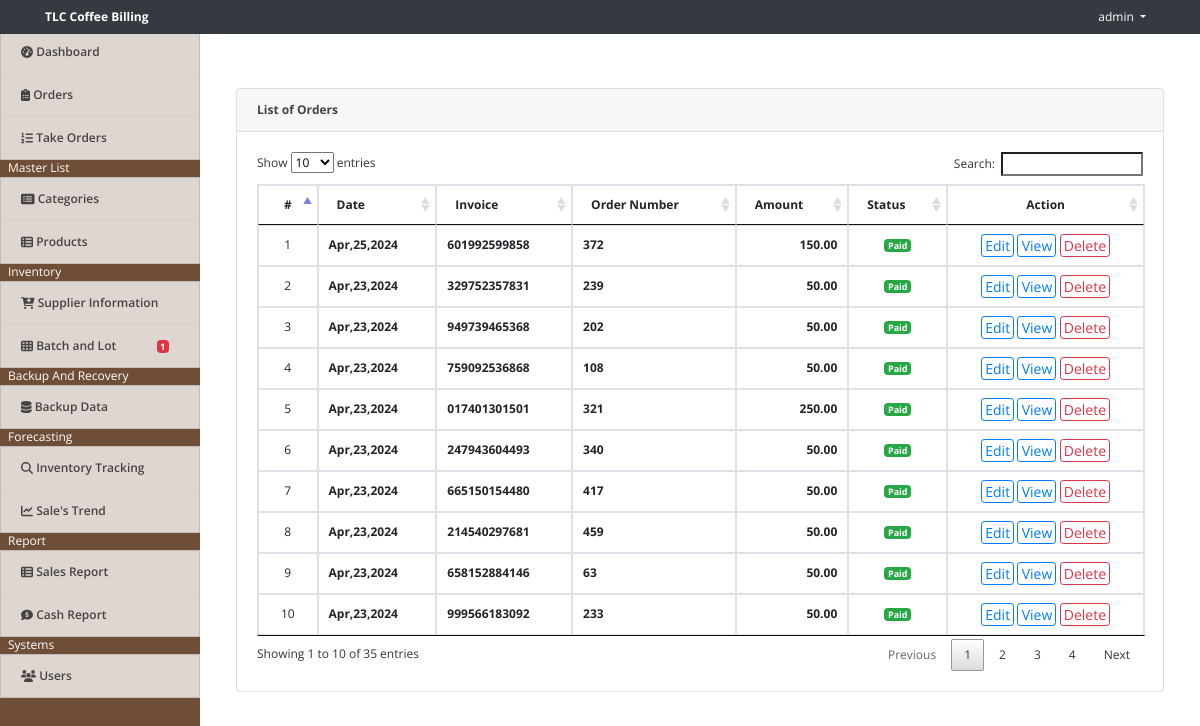
The page /index.php?page=orders (signed in) on the database its author committed.
### tables this page shows
CREATE TABLE `orders` (
  `id` int(11) NOT NULL,
  `ref_no` varchar(50) NOT NULL,
  `total_amount` float NOT NULL,
  `amount_tendered` float NOT NULL,
  `order_number` int(30) NOT NULL,
  `date_created` datetime NOT NULL DEFAULT current_timestamp()
);

### orders.php (the view, shortened to what this page needs)
<?php include('db_connect.php');?>
<div class="container-fluid">
    <div class="col-lg-12">
        <div class="row">
            <div class="col-md-12">
                <div class="card">
                    <div class="card-header">
                        <b>List of Orders</b>
                    </div>
                    <div class="card-body">
                        <table class="table table-condensed table-bordered table-hover">
                            <thead>
                                <tr>
                                    <th class="text-center">#</th>
                                    <th class="">Date</th>
                                    <th class="">Invoice</th>
                                    <th class="">Order Number</th>
                                    <th class="">Amount</th>
                                    <th class="">Status</th>
                                    <th class="text-center">Action</th>
                                </tr>
                            </thead>
                            <tbody>
                                <?php
                                $i = 1;
                                $order = $conn->query("SELECT * FROM orders ORDER BY unix_timestamp(date_created) DESC");
                                while($row = $order->fetch_assoc()):
                                    ?>
                                    <tr>
                                        <td class="text-center"><?php echo $i++ ?></td>
                                        <td>
                                            <p> <b><?php echo date("M,d,Y",strtotime($row['date_created'])) ?></b></p>
                                        </td>
                                        <td>
                                            <p> <b><?php echo $row['ref_no'] ? $row['ref_no'] : 'N/A' ?></b></p>
                                        </td>
                                        <td>
                                            <p> <b><?php echo $row['order_number'] ?></b></p>
                                        </td>
                                        <td>
                                            <p class="text-right"> <b><?php echo number_format($row['total_amount'],2) ?></b></p>
                                        </td>
                                        <td class="text-center">
                                            <?php if($row['amount_tendered'] > 1): ?>
                                                <span class="badge badge-success">Paid</span>
                                            <?php else: ?>
                                                <span class="badge badge-primary">Unpaid</span>
                                            <?php endif; ?>
                                        </td>
                                        <td class="text-center">
                                            <button class="btn btn-sm btn-outline-primary" type="button" onclick="location.href='billing/index.php?id=<?php echo $row['id']?>'" data-id="<?php echo $row['id']?>">Edit</button>
                                            <button class="btn btn-sm btn-outline-primary view_order" type="button" data-id="<?php echo $row['id'] ?>">View</button>
                                            <button class="btn btn-sm btn-outline-danger delete_order" type="button" data-id="<?php echo $row['id'] ?>">Delete</button>
                                        </td>
                                    </tr>
                                <?php endwhile; ?>
                            </tbody>
                        </table>
                    </div>
                </div>
            </div>
        </div>
    </div>
</div>

### index.php (shortened to what this page needs)
<!DOCTYPE html>
<html lang="en">
<head>
<?php
 include('./header.php');
 ?>
</head>
<body>
  <?php include 'topbar.php' ?>
  <?php include 'navbar.php' ?>
  <main id="view-panel" >
      <?php $page = isset($_GET['page']) ? $_GET['page'] :'home'; ?>
    <?php include $page.'.php' ?>
  </main>
</body>
</html>

### header.php (shortened to what this page needs)
  <link rel="stylesheet" href="assets/font-awesome/css/all.min.css">
<link href="assets/vendor/bootstrap/css/bootstrap.min.css" rel="stylesheet">
<link href="assets/vendor/icofont/icofont.min.css" rel="stylesheet">
<link href="assets/vendor/boxicons/css/boxicons.min.css" rel="stylesheet">
<link href="assets/vendor/venobox/venobox.css" rel="stylesheet">
<link href="assets/vendor/animate.css/animate.min.css" rel="stylesheet">
<link href="assets/vendor/remixicon/remixicon.css" rel="stylesheet">
<link href="assets/vendor/owl.carousel/assets/owl.carousel.min.css" rel="stylesheet">
<link href="assets/vendor/bootstrap-datepicker/css/bootstrap-datepicker.min.css" rel="stylesheet">
<link href="assets/DataTables/datatables.min.css" rel="stylesheet">
<link href="assets/css/jquery.datetimepicker.min.css" rel="stylesheet">
<link href="assets/css/select2.min.css" rel="stylesheet">
<link href="assets/css/style.css" rel="stylesheet">
<link type="text/css" rel="stylesheet" href="assets/css/jquery-te-1.4.0.css">

### topbar.php (shortened to what this page needs)
<nav class="navbar navbar-light fixed-top bg-dark" style="padding:0">
  <div class="container-fluid mt-2 mb-2">
  	<div class="col-lg-12">
      <div class="col-md-4 float-left text-white">
        <large><b>TLC Coffee Billing</b></large>
      </div>
	  	<div class="float-right">
        <div class=" dropdown mr-4">
            <a href="#" class="text-white dropdown-toggle"  id="account_settings" data-toggle="dropdown" aria-haspopup="true" aria-expanded="false"><?php echo $_SESSION['login_name'] ?> </a>
        </div>
      </div>
  </div>
</nav>

### navbar.php (shortened to what this page needs)
<?php include('db_connect.php');?>
<nav id="sidebar" class='mx-lt-5 bg-coffee'>
    <div class="sidebar-list">
        <a href="index.php?page=home" class="nav-item nav-home"><span class='icon-field'><i class="fa fa-tachometer-alt "></i></span> Dashboard</a>
        <a href="index.php?page=orders" class="nav-item nav-orders"><span class='icon-field'><i class="fa fa-clipboard-list "></i></span> Orders</a>
        <a href="billing/index.php" class="nav-item nav-takeorders"><span class='icon-field'><i class="fa fa-list-ol "></i></span> Take Orders</a>
        <?php if($_SESSION['login_type'] == 1): ?>
            <div class="mx-2 text-white">Master List</div>
            <a href="index.php?page=categories" class="nav-item nav-categories"><span class='icon-field'><i class="fa fa-list-alt "></i></span> Categories</a>
            <a href="index.php?page=products" class="nav-item nav-products"><span class='icon-field'><i class="fa fa-th-list "></i></span> Products</a>
            <div class="mx-2 text-white">Inventory</div>
            <a href="index.php?page=supplier_management" class="nav-item nav-supplier_management"><span class='iconn-field'><i class="fa fa-cart-arrow-down" aria-hidden="true"></i></span> Supplier Information</a>
            <a href="index.php?page=batch_and_lot" class="nav-item nav-batch_and_lot"><span class='iconn-field'><i class="fa fa-th" aria-hidden="true"></i></span> Batch and Lot
            &nbsp;&nbsp;&nbsp;&nbsp;&nbsp;&nbsp;&nbsp;&nbsp;&nbsp;&nbsp;&nbsp;
                 <?php
                    function getquantityCount() {
                     global $conn;
                        $quantityCount = 0;
                        $result = $conn->query("SELECT COUNT(quantity) AS count FROM batch_lot WHERE quantity < 5");
                            if ($result->num_rows > 0) {
                                $row = $result->fetch_assoc();
                                $quantityCount = $row['count'];
                             }
                                return $quantityCount;
                            }
                            $quantityCount = getquantityCount();
                            if ($quantityCount > 0): ?>
                                 <span class="badge badge-danger"><?php echo $quantityCount; ?></span>
                            <?php endif; ?>
                </a>
                <div class="mx-2 text-white">Backup And Recovery</div>
                <a href="index.php?page=backup_recovery" class="nav-item nav-backup_recovery"><span class='icon-field'><i class="fa fa-database" aria-hidden="true"></i></span> Backup Data</a>
                <div class="mx-2 text-white">Forecasting</div>
                <a href="index.php?page=inventory_track" class="nav-item nav-inventory_tracking"><span class='icon-field'><i class="fa fa-search" aria-hidden="true"></i></span> Inventory Tracking</a>
                <a href="index.php?page=sales_trend" class="nav-item nav-sales_trend"><span class='icon-field'><i class="fa fa-line-chart" aria-hidden="true"></i></span> Sale's Trend</a>
         <?php endif; ?>
        <div class="mx-2 text-white">Report</div>
        <a href="index.php?page=sales_report" class="nav-item nav-sales_report"><span class='icon-field'><i class="fa fa-th-list"></i></span> Sales Report</a>
        <a href="index.php?page=cash_report" class="nav-item nav-cash_report"><span class='iconn-field'><i class="fas fa-comment-dollar"></i></span> Cash Report</a>
        <?php if($_SESSION['login_type'] == 1): ?>
            <div class="mx-2 text-white">Systems</div>
            <a href="index.php?page=users" class="nav-item nav-users"><span class='icon-field'><i class="fa fa-users "></i></span> Users</a>
        <?php endif; ?>
    </div>
</nav>

### assets/css/style.css (style rules this page uses)
body { font-family: "Open Sans", sans-serif; color: #444444; width: 100%; height: calc(100%); font-size: 12px; }
a { color: #1977cc; }
nav#sidebar { height: calc(100%); position: fixed; z-index: 99; left: 0; width: 200px; font-size: 12px; top: 2.5em; }
a.nav-item { position: relative; display: block; padding: .75rem 1.25rem; margin-bottom: -1px; border: 1px solid rgba(0,0,0,.125); background-color: #ffffffc4; color: #484343; font-weight: 600; }
main#view-panel { margin-left: 200px; width:calc(100% - 200px); margin-top: 2.8em; padding: .5em }
.btn-sm { padding: .0001rem .2rem; }

### index.php (style rules this page uses)
body { background-image: url('assets/css/coffee.jpg'); background-size: cover; background-repeat: no-repeat; }

### orders.php (style rules this page uses)
td { vertical-align: middle !important; }
td p { margin: unset; }

### rows shown on the page
orders: date_created "Apr,25,2024", ref_no "601992599858", order_number "372", total_amount "150.00", amount_tendered "Paid"
orders: date_created "Apr,23,2024", ref_no "329752357831", order_number "239", total_amount "50.00", amount_tendered "Paid"
orders: date_created "Apr,23,2024", ref_no "949739465368", order_number "202", total_amount "50.00", amount_tendered "Paid"
orders: date_created "Apr,23,2024", ref_no "759092536868", order_number "108", total_amount "50.00", amount_tendered "Paid"
orders: date_created "Apr,23,2024", ref_no "017401301501", order_number "321", total_amount "250.00", amount_tendered "Paid"
orders: date_created "Apr,23,2024", ref_no "247943604493", order_number "340", total_amount "50.00", amount_tendered "Paid"
orders: date_created "Apr,23,2024", ref_no "665150154480", order_number "417", total_amount "50.00", amount_tendered "Paid"
orders: date_created "Apr,23,2024", ref_no "214540297681", order_number "459", total_amount "50.00", amount_tendered "Paid"
orders: date_created "Apr,23,2024", ref_no "658152884146", order_number "63", total_amount "50.00", amount_tendered "Paid"
orders: date_created "Apr,23,2024", ref_no "999566183092", order_number "233", total_amount "50.00", amount_tendered "Paid"

### other values the page prints
$_SESSION['login_name'] "admin"
$quantityCount "1"
